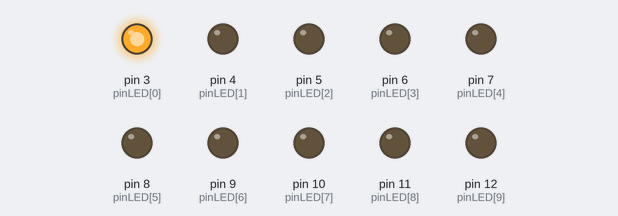
Bench run of a sketch on a simulated Arduino Uno, built with avr-gcc and run on an emulated ATmega328P. Shown: output pins drawn as LEDs (lit = HIGH).

Above: at 0.05 s.
At 0.65 s:
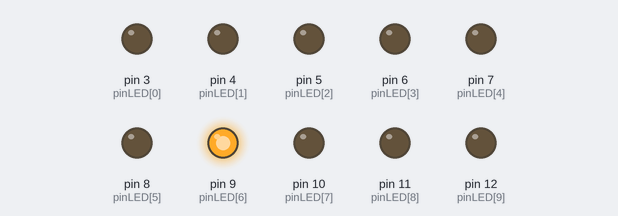
At 1.15 s:
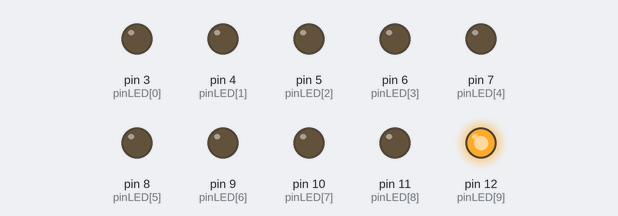
At 2.25 s:
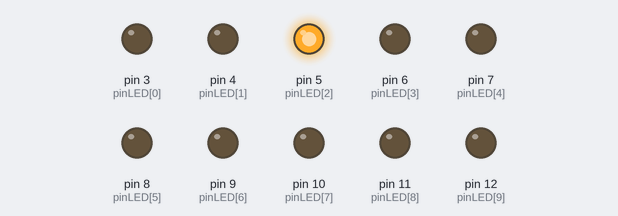
At 3.35 s:
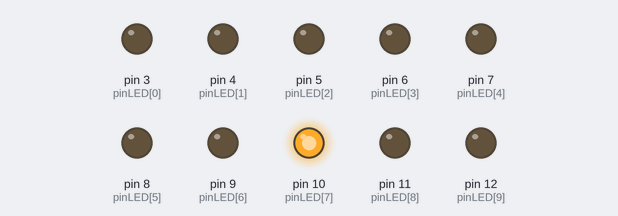
At 4.55 s:
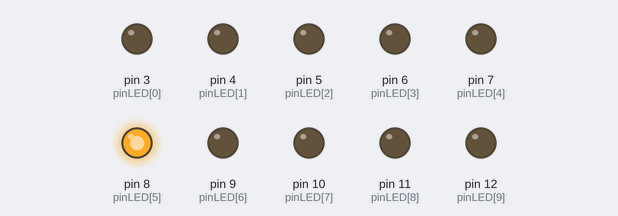
Timing chart, 0 to 4.8 s (numbered marks = the images above):
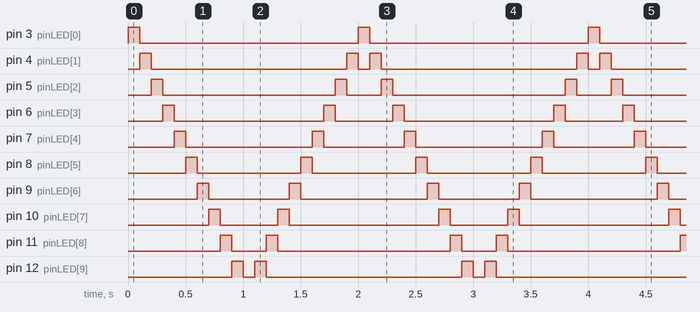

The sketch:

led_running.ino
```cpp
// program ini dibuat oleh: mfahrudinafif89@gmail.com


const int numLED = 10;  // Inisialisasi Jumlah LED =11 yaitu 3,4,5,6,7,8,9,10,11, 12 jadi 1 varibel
const int pinLED[numLED] = {3,4,5,6,7,8,9,10,11, 12};

void setup()
{
    // Inisialisasi semua pin LED sebagai OUTPUT
    for(int i=0; i<10; i++)
    {pinMode(pinLED[i], OUTPUT);
     }
}

void loop()
{
  // hidupkan led indeks 0 hingga 11 satu-persatu
  for(int i=0; i<10; i++)
      {digitalWrite(pinLED[i], HIGH);
       delay(100);  //delay berfungsi sebagai waktu penunda (1detik=1000)
       digitalWrite(pinLED[i], LOW);
       }

  // hidupkan led indeks 11 hingga 1 satu-persatu
  for(int i=10; i>0; i--)
     {digitalWrite(pinLED[i], HIGH);
      delay(100);
      digitalWrite(pinLED[i], LOW);
      }
  }
```

Measured:
- by itself, pin 3 (pinLED[0]): alternates HIGH for 0.10 s and LOW for 1.9 s
- by itself, pin 4 (pinLED[1]): repeats every 2.0 s: LOW 1.7 s, HIGH 0.10 s, LOW 0.10 s, HIGH 0.10 s
- by itself, pin 5 (pinLED[2]): repeats every 2.0 s: LOW 1.5 s, HIGH 0.10 s, LOW 0.30 s, HIGH 0.10 s
- by itself, pin 6 (pinLED[3]): repeats every 2.0 s: LOW 1.3 s, HIGH 0.10 s, LOW 0.50 s, HIGH 0.10 s
- by itself, pin 7 (pinLED[4]): repeats every 2.0 s: LOW 1.1 s, HIGH 0.10 s, LOW 0.70 s, HIGH 0.10 s
- by itself, pin 8 (pinLED[5]): alternates HIGH for 0.10 s and LOW for 0.90 s
- by itself, pin 9 (pinLED[6]): repeats every 2.0 s: LOW 0.70 s, HIGH 0.10 s, LOW 1.1 s, HIGH 0.10 s
- by itself, pin 10 (pinLED[7]): repeats every 2.0 s: LOW 0.50 s, HIGH 0.10 s, LOW 1.3 s, HIGH 0.10 s
